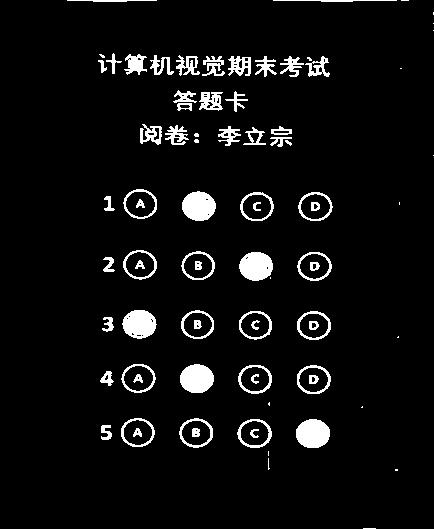
#> input picture examples/cv40examples-main/code/9答题卡识别/thresh.bmp, 434 x 529 px
$ python '例9.8.py'
#> lines starting #> are read from the running program, lines starting #| are printed output that depends on the picture; after the words box and inside, x2 and y2 are one past the last pixel; in counts of white or black regions, pixels touching at a corner belong together
# -*- coding: utf-8 -*-
"""
Created on Sat Jul 10 08:58:17 2021

@author: 李立宗  lilizong@gmail.com
微信公众号：计算机视觉之光（微信号cvlight）
计算机视觉核心案例实战——从入门到深度学习（python+OpenCV）（名称待定）
计算机视觉40个核心案例——从入门到深度学习（python+OpenCV）（名称待定）
李立宗 著     电子工业出版社
"""

import cv2
thresh=cv2.imread("thresh.bmp",-1)
#> thresh: shape (529, 434); 5.7% white; 82 white regions (19 under 20 px)
# cv2.imshow("thresh_original", thresh)
#============查找所有的轮廓======================
cnts, hierarchy = cv2.findContours(thresh.copy(), cv2.RETR_EXTERNAL, cv2.CHAIN_APPROX_SIMPLE)
#> cnts = 67 contours, 20 with area under 20; largest, box (x1, y1, x2, y2) and area: (123, 189, 157, 219) 754, (237, 419, 272, 448) 748, (297, 365, 331, 394) 748, (298, 192, 333, 221) 746, (296, 419, 330, 448) 745
print("共找到各种轮廓",len(cnts),"个")
#| 共找到各种轮廓 67 个
#============构造载体======================
#thresh：在该图像内显示选项无序时序号
# thresh是灰度图像，变为彩色的是为了能够以彩色显示序号
thresh=cv2.cvtColor(thresh,cv2.COLOR_GRAY2BGR)
#> thresh is the input picture: shape (529, 434, 3); 5.7% white; 82 white regions (19 under 20 px), largest, box (x1, y1, x2, y2) and area: (296, 419, 330, 448) 790, (182, 191, 216, 221) 786, (180, 364, 214, 393) 779
#result：在该图像内显示选项序号调整后的序号
result=thresh.copy()
#============筛选出选项的轮廓======================
options = []     #用于存储筛选出的选项
font = cv2.FONT_HERSHEY_SIMPLEX
for (i,ci) in enumerate(cnts):
    # 获取轮廓的矩形包围框
    x, y, w, h = cv2.boundingRect(ci)
    #ar纵横比
    ar = w / float(h)
    #满足长度、宽度大于25像素，纵横比在[0.6,1.3]之间，加入到options中
    if w >= 25 and h >= 25 and ar >= 0.6 and ar <= 1.3:
        options.append(ci)
        # 绘制序号
        cv2.putText(thresh, str(i), (x-1,y-5), font, 0.5, (0, 0, 255),2)
#> this loop made 67 passes
#> (x, y, w, h, ar) on passes 5, 6, 7, 8, 9, 12, 13, 14, 15, 16, 18, 19: (101, 425, 11, 15, 0.733), (296, 419, 34, 29, 1.17), (237, 419, 35, 29, 1.21), (179, 418, 34, 30, 1.13), (121, 418, 34, 29, 1.17), (100, 371, 14, 15, 0.933), (297, 365, 34, 29, 1.17), (238, 365, 34, 29, 1.17), (180, 364, 34, 29, 1.17), (121, 364, 35, 29, 1.21), (102, 317, 12, 15, 0.8), (297, 311, 34, 29, 1.17)
#> (ci, x, y, w, h, ar) on passes 1, 2, 3, 4, 10, 11: ([[363, 528], [375, 528]], 363, 528, 13, 1, 13), ([[395, 469], [395, 470], [397, 470], [397, 469]], 395, 469, 3, 2, 1.5), ([[268, 458], [268, 469], [269, 468], [268, 467]], 268, 458, 2, 12, 0.167), ([[268, 451], [268, 455]], 268, 451, 1, 5, 0.2), ([[362, 406], [361, 407], [362, 407]], 361, 406, 2, 2, 1), ([[269, 402], [268, 403], [268, 404], [269, 405]], 268, 402, 2, 4, 0.5)
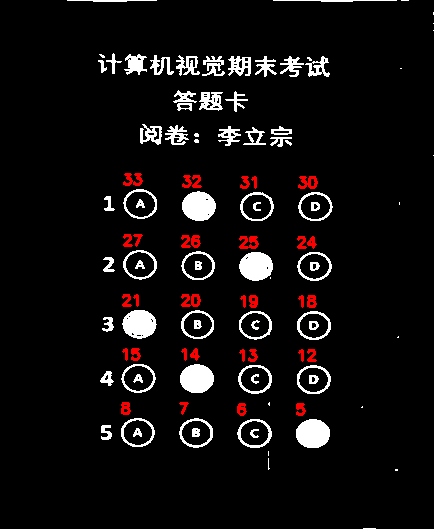
#> thresh: shape (529, 434, 3); 1.13% of pixels changed, all inside (x1, y1, x2, y2) = (121, 173, 318, 416)
#> after the loop, options = 20 contours; largest, box (x1, y1, x2, y2) and area: (123, 189, 157, 219) 754, (237, 419, 272, 448) 748, (297, 365, 331, 394) 748, (298, 192, 333, 221) 746, (296, 419, 330, 448) 745
# 需要注意，此时得到了很多选项的轮廓，但是他们在options是无规则存放的
# print("共找到选项",len(options),"个")
# 绘制每个选项的轮廓
# cv2.drawContours(thresh, options, -1, color, 5)
# ============显示选项无序时图像=====================
cv2.imshow("thresh", thresh)
# =============将轮廓按照从上到下的顺序排序============
boundingBoxes = [cv2.boundingRect(c) for c in options]
#> boundingBoxes = 20 items, first 6: (296, 419, 34, 29), (237, 419, 35, 29), (179, 418, 34, 30), (121, 418, 34, 29), (297, 365, 34, 29), (238, 365, 34, 29)
(options, boundingBoxes) = zip(*sorted(zip(options, boundingBoxes),
                                    key=lambda b: b[1][1], reverse=False))
#> options = 20 contours; largest, box (x1, y1, x2, y2) and area: (123, 189, 157, 219) 754, (237, 419, 272, 448) 748, (297, 365, 331, 394) 748, (298, 192, 333, 221) 746, (297, 252, 332, 281) 745; boundingBoxes = 20 items, first 6: (123, 189, 34, 30), (182, 191, 34, 30), (298, 192, 35, 29), (240, 192, 34, 29), (123, 250, 34, 30), (181, 251, 34, 29)

# ============按照序号，显示排序后的轮廓===========
for (i,ci) in enumerate(options):
    x, y, w, h = cv2.boundingRect(ci)
    cv2.putText(result, str(i), (x-1,y-5), font, 0.5, (0, 0, 255),2)
#> this loop made 20 passes
#> (x, y, w, h) on passes 1 to 12: (123, 189, 34, 30), (182, 191, 34, 30), (298, 192, 35, 29), (240, 192, 34, 29), (123, 250, 34, 30), (181, 251, 34, 29), (297, 252, 35, 29), (239, 252, 34, 29), (181, 310, 33, 29), (122, 310, 35, 29), (297, 311, 34, 29), (239, 311, 33, 29)
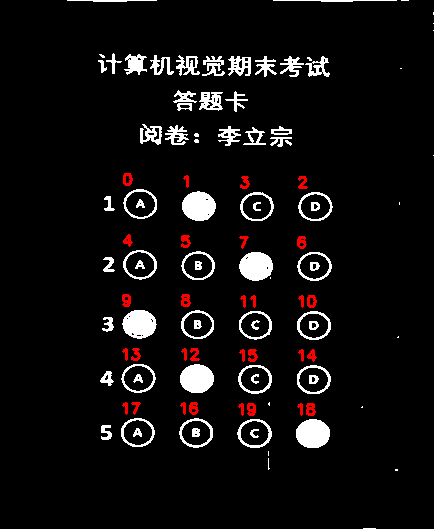
#> result: shape (529, 434, 3); 0.87% of pixels changed, all inside (x1, y1, x2, y2) = (122, 173, 317, 416)
cv2.imshow("result", result)
cv2.waitKey()
cv2.destroyAllWindows()
